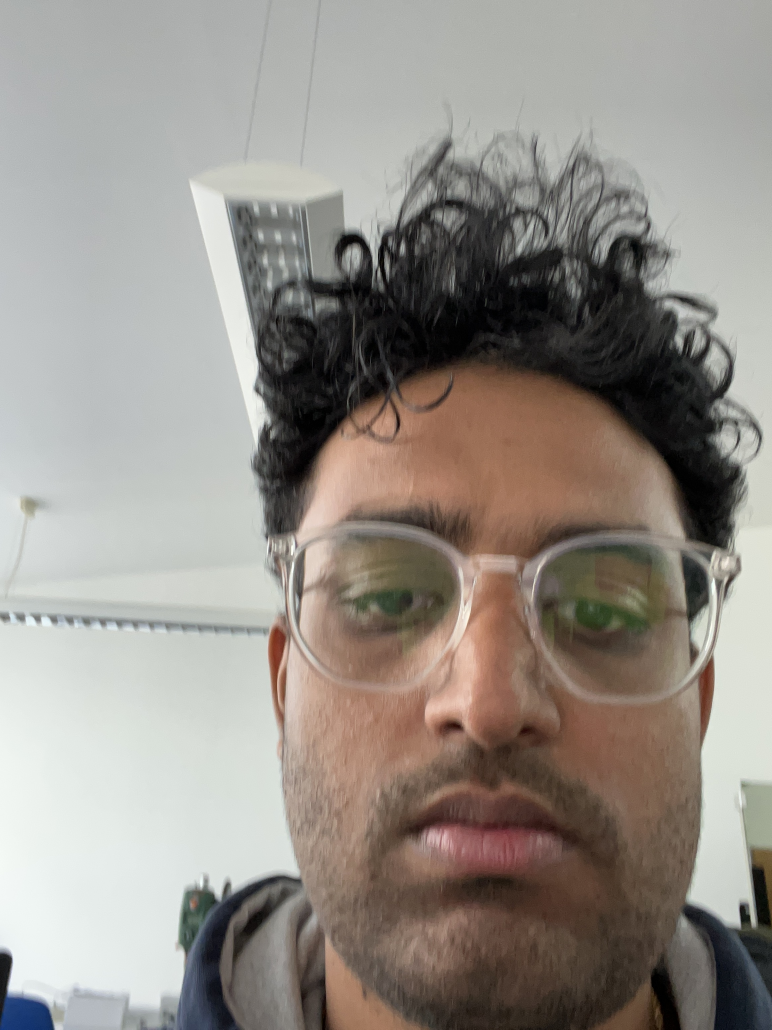
#> input picture camera/dataset/Chanakya/IMG_0204.JPG, 2316 x 3088 px (shown at 1/3 size)
$ python -i face_recognizer.py   (imports and definitions only)
#> lines starting #> are read from the running program, lines starting #| are printed output that depends on the picture
"""
face_recognizer.py
Crash-proof face recognition for Jetson Nano (OpenCV 3.2, Python 3.6).

Detection: Haar cascade (cv2.CascadeClassifier).
Recognition: cv2.face.createLBPHFaceRecognizer(), trained IN-MEMORY at startup
from a pickle of raw face crops + labels. We never call .read() / .load() on
a serialized LBPH .yml — both crash OpenCV 3.2 on this hardware.

Any failure (missing pickle, missing cv2.face, broken model, bad frame) falls
back to presence-only mode and is logged. identify() never raises.
"""

import logging
import os
import pickle
from pathlib import Path
from typing import Any, Dict, List, Optional, Tuple

import cv2
import numpy as np

logger = logging.getLogger(__name__)

MODEL_DIR        = Path(__file__).parent / "model"
FACE_DATA_PATH   = MODEL_DIR / "face_data.pkl"

FACE_SIZE            = (100, 100)
UNKNOWN_LABEL        = "unknown"
DEFAULT_THRESHOLD    = 0.4
LBPH_DISTANCE_SCALE  = 200.0


def _resolve_cascade_path():
    # type: () -> Optional[str]
    candidates = []  # type: List[str]
    data_dir = getattr(getattr(cv2, "data", None), "haarcascades", None)
    if data_dir:
        candidates.append(os.path.join(data_dir, "haarcascade_frontalface_default.xml"))
    candidates.extend([
        "/usr/share/opencv4/haarcascades/haarcascade_frontalface_default.xml",
        "/usr/share/opencv/haarcascades/haarcascade_frontalface_default.xml",
        "/usr/local/share/opencv4/haarcascades/haarcascade_frontalface_default.xml",
        "/usr/local/share/OpenCV/haarcascades/haarcascade_frontalface_default.xml",
    ])
    for path in candidates:
        if path and os.path.isfile(path):
            return path
    return None


def _lbph_factory():
    # type: () -> Optional[Any]
    """Return an LBPH constructor that works on OpenCV 3.2 (and 3.3+/4.x)."""
    face_mod = getattr(cv2, "face", None)
    if face_mod is None:
        return None
    for name in ("createLBPHFaceRecognizer", "LBPHFaceRecognizer_create"):
        fn = getattr(face_mod, name, None)
        if callable(fn):
            return fn
    return None


class FaceRecognizer:
    def __init__(self,
                 model_path=FACE_DATA_PATH,
                 tolerance=DEFAULT_THRESHOLD):
        # `model_path` keeps the old positional name but now points at face_data.pkl.
        # `tolerance` is treated as the minimum confidence (0-1) to accept a match.
        self.min_confidence = float(tolerance) if tolerance is not None else DEFAULT_THRESHOLD
        self.face_data_path = Path(model_path) if model_path is not None else FACE_DATA_PATH

        self._recognizer = None       # type: Optional[Any]
        self._label_map  = {}         # type: Dict[int, str]
        self._detector   = None       # type: Optional[cv2.CascadeClassifier]

        # ── detector ──────────────────────────────────────────────────────
        cascade_path = _resolve_cascade_path()
        if cascade_path is None:
            logger.error("Haar cascade XML not found — face detection disabled.")
        else:
            try:
                detector = cv2.CascadeClassifier(cascade_path)
                if detector.empty():
                    logger.error("Haar cascade at %s loaded empty — detection disabled.", cascade_path)
                else:
                    self._detector = detector
                    logger.info("Loaded Haar cascade from %s", cascade_path)
            except cv2.error as exc:
                logger.error("Failed to construct Haar cascade from %s: %s", cascade_path, exc)

        # ── recognizer ────────────────────────────────────────────────────
        self._load_recognizer()

    # ── public API ──────────────────────────────────────────────────────────

    # [6 lines left out: function reload, not called in this run]

    def identify(self, rgb_frame):
        # type: (np.ndarray) -> List[Dict[str, Any]]
        """
        Detect faces in an RGB frame and try to recognise them.

        Returns a list of dicts:
          {"profile": str, "confidence": float, "location": (top,right,bottom,left)}

        profile == "unknown" when no model is trained, when recognition fails,
        or when confidence is below the configured threshold.
        Never raises — all errors are caught and logged.
        """
        try:
            return self._identify_unsafe(rgb_frame)
        except Exception as exc:  # last-line-of-defence; identify() must never crash main
            logger.exception("identify() failed unexpectedly: %s", exc)
            return []

    # ── internals ───────────────────────────────────────────────────────────

    def _identify_unsafe(self, rgb_frame):
        # type: (np.ndarray) -> List[Dict[str, Any]]
        if self._detector is None:
            return []
        if rgb_frame is None or not hasattr(rgb_frame, "size") or rgb_frame.size == 0:
            return []

        try:
            gray = cv2.cvtColor(rgb_frame, cv2.COLOR_RGB2GRAY)
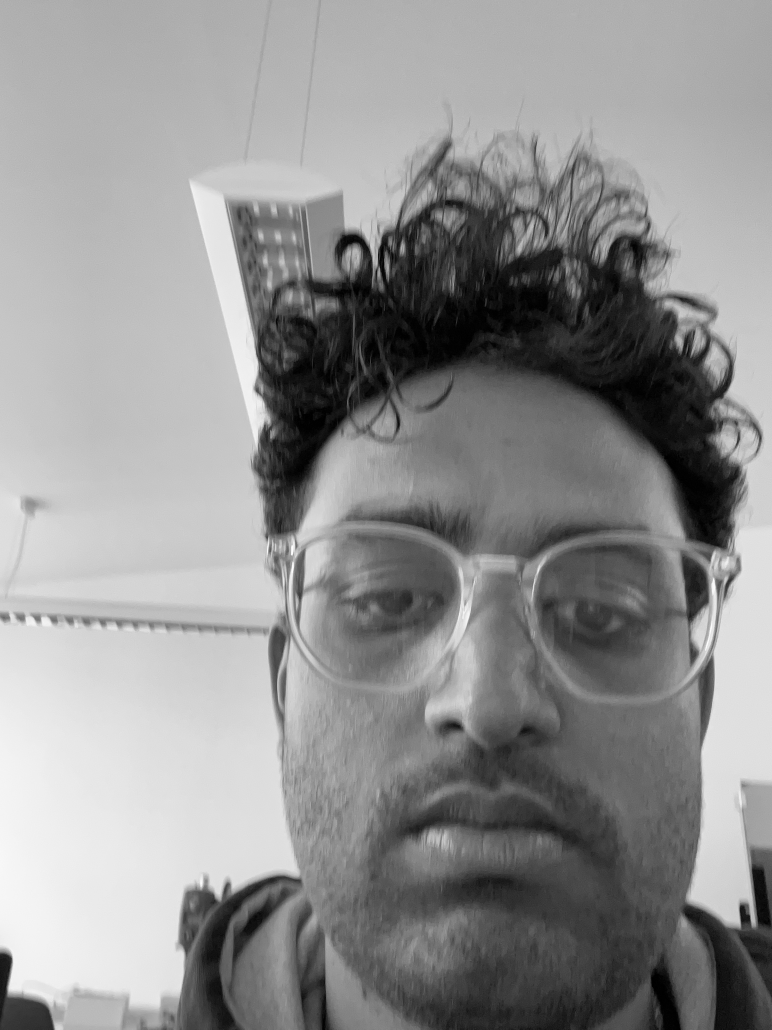
#> gray: shape (3088, 2316) (shown at 1/3 size); min 0, max 255, mean 144.6
            gray = cv2.equalizeHist(gray)
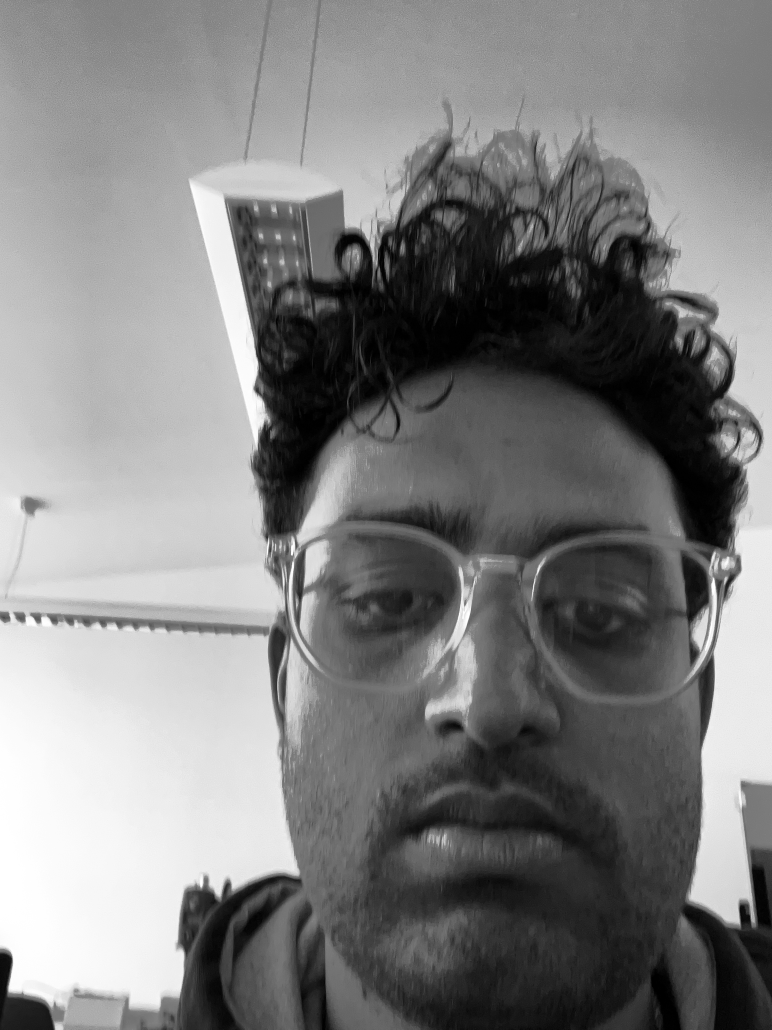
#> gray: shape (3088, 2316) (shown at 1/3 size); min 0, max 255, mean 128.1
        except cv2.error as exc:
            logger.warning("Color conversion failed: %s", exc)
            return []

        try:
            detections = self._detector.detectMultiScale(
                gray,
                scaleFactor=1.15,
                minNeighbors=4,
                minSize=(30, 30),
            )
#> detections = [[625, 1234, 1611, 1611]]
        except cv2.error as exc:
            logger.warning("Face detection failed: %s", exc)
            return []

        results = []  # type: List[Dict[str, Any]]
        for det in detections:
            x, y, w, h = int(det[0]), int(det[1]), int(det[2]), int(det[3])
            top, right, bottom, left = y, x + w, y + h, x
            location = (top, right, bottom, left)

            crop = gray[y:y + h, x:x + w]
            if crop.size == 0:
                continue
            try:
                crop = cv2.resize(crop, FACE_SIZE)
            except cv2.error as exc:
                logger.warning("Face resize failed: %s", exc)
                continue

            if self._recognizer is None or not self._label_map:
                results.append({
                    "profile": UNKNOWN_LABEL,
                    "confidence": 0.0,
                    "location": location,
                })
                continue

            try:
                label, distance = self._recognizer.predict(crop)
            except cv2.error as exc:
                logger.warning("LBPH predict failed: %s", exc)
                results.append({
                    "profile": UNKNOWN_LABEL,
                    "confidence": 0.0,
                    "location": location,
                })
                continue
            except Exception as exc:
                logger.warning("LBPH predict raised %s: %s", type(exc).__name__, exc)
                results.append({
                    "profile": UNKNOWN_LABEL,
                    "confidence": 0.0,
                    "location": location,
                })
                continue

            confidence = max(0.0, 1.0 - (float(distance) / LBPH_DISTANCE_SCALE))
            profile = self._label_map.get(int(label), UNKNOWN_LABEL)
            if confidence < self.min_confidence:
                profile = UNKNOWN_LABEL

            results.append({
                "profile": profile,
                "confidence": confidence,
                "location": location,
            })
#> this loop made 1 pass
#> (x, y, w, h, top, right, bottom, left) on pass 1: (625, 1234, 1611, 1611, 1234, 2236, 2845, 625)
#> pass 1, in _identify_unsafe, `crop = gray[y:y + h, x:x + w]`:
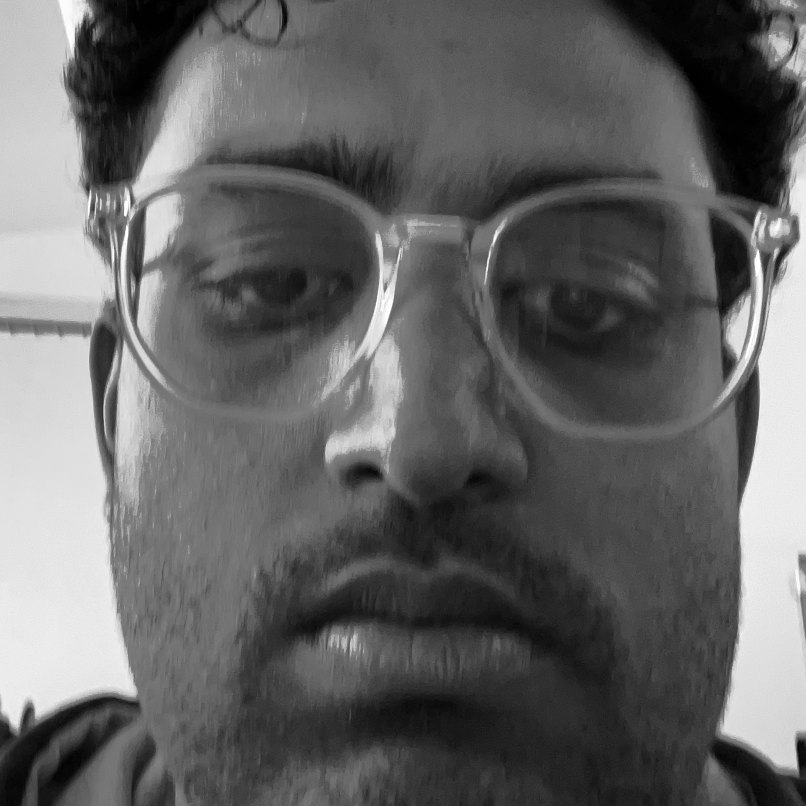
#> crop: shape (1611, 1611) (shown at 1/2 size); min 0, max 255, mean 100.6
#> pass 1, in _identify_unsafe, `crop = cv2.resize(crop, FACE_SIZE)`:
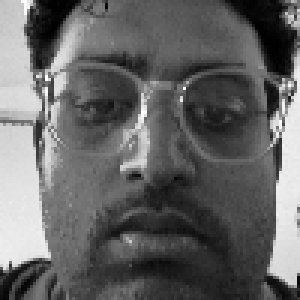
#> crop: shape (100, 100) (shown 3 times larger); min 0, max 255, mean 100.4
#> after the loop, results = 1 item

        return results

    def _load_recognizer(self):
        # type: () -> None
        factory = _lbph_factory()
        if factory is None:
            logger.warning(
                "cv2.face LBPH recognizer not available — running presence-only. "
                "Install opencv-contrib or use a build with face module."
            )
            return

        if not self.face_data_path.exists():
            logger.warning(
                "No training data at %s — run train.py first. Presence-only mode.",
                self.face_data_path,
            )
            return

        try:
            with open(str(self.face_data_path), "rb") as f:
                data = pickle.load(f)
        except (OSError, pickle.UnpicklingError, EOFError, ValueError) as exc:
            logger.error("Failed to load training data from %s: %s", self.face_data_path, exc)
            return
        except Exception as exc:
            logger.error("Unexpected error loading %s: %s", self.face_data_path, exc)
            return

        faces, labels, label_map = self._validate_data(data)
        if faces is None:
            return

        try:
            recognizer = factory()
            recognizer.train(faces, np.asarray(labels, dtype=np.int32))
        except cv2.error as exc:
            logger.error("LBPH in-memory training failed: %s", exc)
            return
        except Exception as exc:
            logger.error("Unexpected error training LBPH: %s", exc)
            return

        self._recognizer = recognizer
        self._label_map  = label_map
        logger.info(
            "Trained LBPH in-memory from %d sample(s), %d profile(s): %s",
            len(faces), len(label_map), sorted(label_map.values()),
        )

    # [46 lines left out: function _validate_data, not called in this run]

>>> import cv2
>>> picture = cv2.cvtColor(cv2.imread('dataset/Chanakya/IMG_0204.JPG'), cv2.COLOR_BGR2RGB)
>>> result = FaceRecognizer().identify(picture)
#> result = 1 item

$ run again, on camera/dataset/Chanakya/IMG_0205.JPG
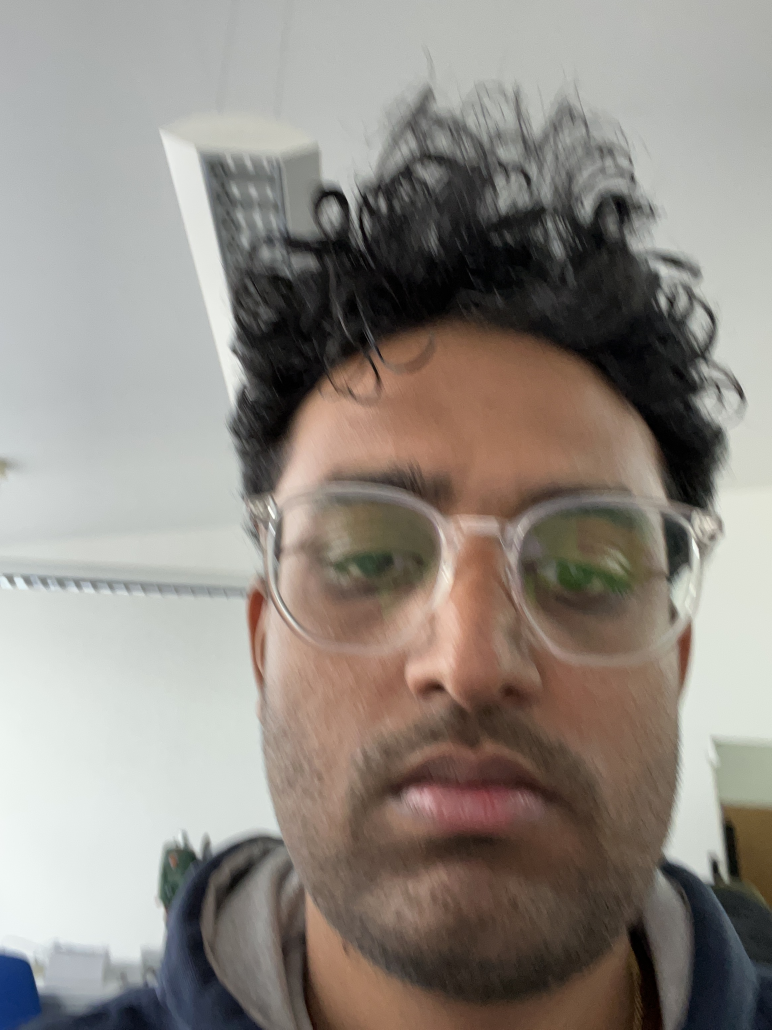
#> input picture camera/dataset/Chanakya/IMG_0205.JPG, 2316 x 3088 px (shown at 1/3 size)
#> in _identify_unsafe, `gray = cv2.equalizeHist(gray)`:
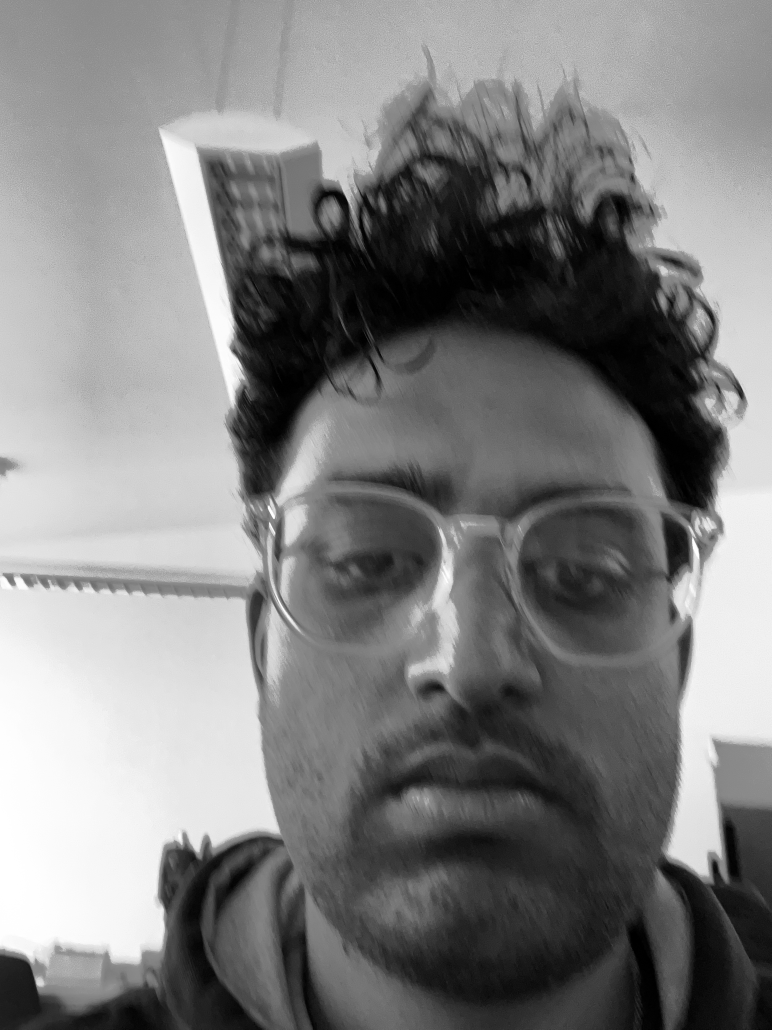
#> gray: shape (3088, 2316) (shown at 1/3 size); min 0, max 255, mean 128.2
#> detections = [[608, 535, 202, 202], [554, 1072, 1636, 1636]]
#> the loop in _identify_unsafe, `for det in detections:` made 2 passes
#> (x, y, w, h, top, right, bottom, left) on passes 1 to 2: (608, 535, 202, 202, 535, 810, 737, 608), (554, 1072, 1636, 1636, 1072, 2190, 2708, 554)
#> pass 2, in _identify_unsafe, `crop = cv2.resize(crop, FACE_SIZE)`:
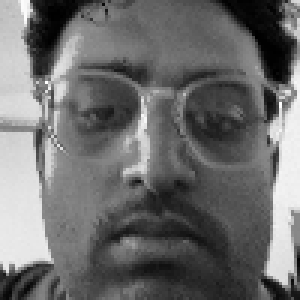
#> crop: shape (100, 100) (shown 3 times larger); min 0, max 255, mean 108.1
#> after the loop in _identify_unsafe, `for det in detections:`: results = 2 items
